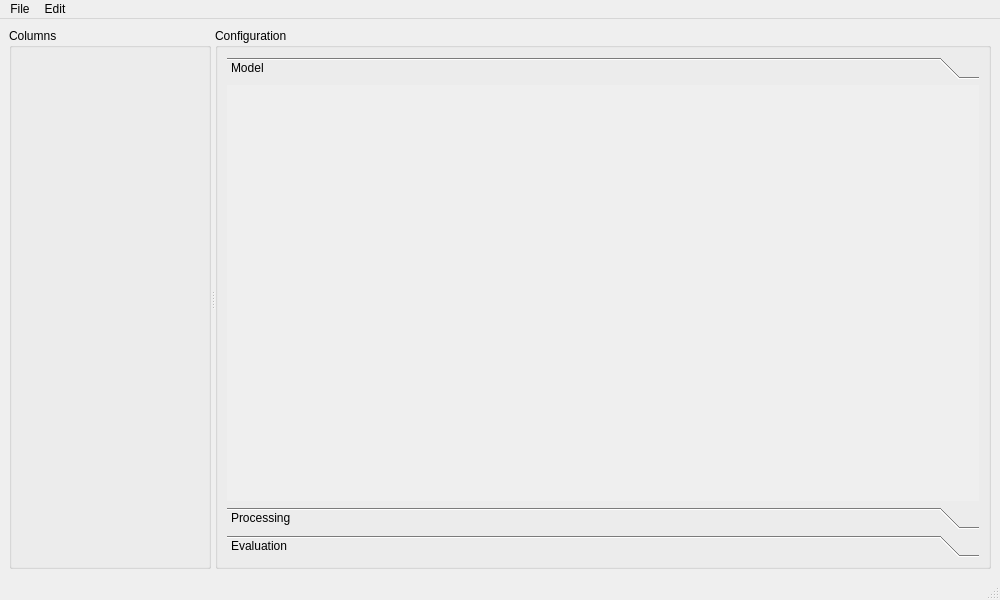
<?xml version="1.0" encoding="UTF-8"?>
<ui version="4.0">
 <class>MainWindow</class>
 <widget class="QMainWindow" name="MainWindow">
  <property name="geometry">
   <rect>
    <x>0</x>
    <y>0</y>
    <width>1000</width>
    <height>600</height>
   </rect>
  </property>
  <property name="windowTitle">
   <string>Discrete Choice Model Builder</string>
  </property>
  <property name="documentMode">
   <bool>true</bool>
  </property>
  <widget class="QWidget" name="centralwidget">
   <layout class="QVBoxLayout" name="layout_centralwidget">
    <item>
     <widget class="QSplitter" name="splitter">
      <property name="orientation">
       <enum>Qt::Horizontal</enum>
      </property>
      <widget class="QGroupBox" name="box_columns">
       <property name="title">
        <string>Columns</string>
       </property>
       <layout class="QVBoxLayout" name="layout_box_columns"/>
      </widget>
      <widget class="QGroupBox" name="box_config">
       <property name="title">
        <string>Configuration</string>
       </property>
       <layout class="QVBoxLayout" name="layout_box_config">
        <item>
         <widget class="QToolBox" name="toolbox_config">
          <property name="currentIndex">
           <number>0</number>
          </property>
          <widget class="QWidget" name="page_model">
           <property name="geometry">
            <rect>
             <x>0</x>
             <y>0</y>
             <width>722</width>
             <height>374</height>
            </rect>
           </property>
           <attribute name="label">
            <string>Model</string>
           </attribute>
           <layout class="QVBoxLayout" name="layout_page_model"/>
          </widget>
          <widget class="QWidget" name="page_process">
           <property name="geometry">
            <rect>
             <x>0</x>
             <y>0</y>
             <width>722</width>
             <height>374</height>
            </rect>
           </property>
           <attribute name="label">
            <string>Processing</string>
           </attribute>
           <layout class="QVBoxLayout" name="layout_page_process"/>
          </widget>
          <widget class="QWidget" name="page_eval">
           <property name="geometry">
            <rect>
             <x>0</x>
             <y>0</y>
             <width>722</width>
             <height>374</height>
            </rect>
           </property>
           <attribute name="label">
            <string>Evaluation</string>
           </attribute>
           <layout class="QVBoxLayout" name="layout_page_eval"/>
          </widget>
         </widget>
        </item>
       </layout>
      </widget>
     </widget>
    </item>
   </layout>
  </widget>
  <widget class="QStatusBar" name="statusbar"/>
  <widget class="QMenuBar" name="menubar">
   <property name="geometry">
    <rect>
     <x>0</x>
     <y>0</y>
     <width>1000</width>
     <height>24</height>
    </rect>
   </property>
   <widget class="QMenu" name="menu_edit">
    <property name="title">
     <string>Edit</string>
    </property>
    <addaction name="action_undo"/>
    <addaction name="action_redo"/>
    <addaction name="separator"/>
    <addaction name="action_cut"/>
    <addaction name="action_copy"/>
    <addaction name="action_paste"/>
    <addaction name="action_delete"/>
    <addaction name="separator"/>
    <addaction name="action_find"/>
    <addaction name="separator"/>
    <addaction name="action_select_all"/>
   </widget>
   <widget class="QMenu" name="menu_file">
    <property name="title">
     <string>File</string>
    </property>
    <addaction name="action_new_project"/>
    <addaction name="action_project_open"/>
    <addaction name="action_project_save"/>
    <addaction name="action_project_save_as"/>
   </widget>
   <addaction name="menu_file"/>
   <addaction name="menu_edit"/>
  </widget>
  <action name="action_copy">
   <property name="icon">
    <iconset theme="edit-copy">
     <normaloff>../../../../../../../../../../Universität/Semester/2023 SS/Veranstaltungen/Praxis der Softwareentwicklung/Projekt/Discrete Choice Model Builder/src/view/ui</normaloff>../../../../../../../../../../Universität/Semester/2023 SS/Veranstaltungen/Praxis der Softwareentwicklung/Projekt/Discrete Choice Model Builder/src/view/ui</iconset>
   </property>
   <property name="text">
    <string>Copy</string>
   </property>
   <property name="shortcut">
    <string>Ctrl+C</string>
   </property>
  </action>
  <action name="action_paste">
   <property name="icon">
    <iconset theme="edit-paste">
     <normaloff>../../../../../../../../../../Universität/Semester/2023 SS/Veranstaltungen/Praxis der Softwareentwicklung/Projekt/Discrete Choice Model Builder/src/view/ui</normaloff>../../../../../../../../../../Universität/Semester/2023 SS/Veranstaltungen/Praxis der Softwareentwicklung/Projekt/Discrete Choice Model Builder/src/view/ui</iconset>
   </property>
   <property name="text">
    <string>Paste</string>
   </property>
   <property name="shortcut">
    <string>Ctrl+V</string>
   </property>
  </action>
  <action name="action_cut">
   <property name="icon">
    <iconset theme="edit-copy">
     <normaloff>../../../../../../../../../../Universität/Semester/2023 SS/Veranstaltungen/Praxis der Softwareentwicklung/Projekt/Discrete Choice Model Builder/src/view/ui</normaloff>../../../../../../../../../../Universität/Semester/2023 SS/Veranstaltungen/Praxis der Softwareentwicklung/Projekt/Discrete Choice Model Builder/src/view/ui</iconset>
   </property>
   <property name="text">
    <string>Cut</string>
   </property>
   <property name="shortcut">
    <string>Ctrl+X</string>
   </property>
  </action>
  <action name="action_undo">
   <property name="icon">
    <iconset theme="edit-undo">
     <normaloff>../../../../../../../../../../Universität/Semester/2023 SS/Veranstaltungen/Praxis der Softwareentwicklung/Projekt/Discrete Choice Model Builder/src/view/ui</normaloff>../../../../../../../../../../Universität/Semester/2023 SS/Veranstaltungen/Praxis der Softwareentwicklung/Projekt/Discrete Choice Model Builder/src/view/ui</iconset>
   </property>
   <property name="text">
    <string>Undo</string>
   </property>
   <property name="shortcut">
    <string>Ctrl+Z</string>
   </property>
  </action>
  <action name="action_redo">
   <property name="icon">
    <iconset theme="edit-redo">
     <normaloff>../../../../../../../../../../Universität/Semester/2023 SS/Veranstaltungen/Praxis der Softwareentwicklung/Projekt/Discrete Choice Model Builder/src/view/ui</normaloff>../../../../../../../../../../Universität/Semester/2023 SS/Veranstaltungen/Praxis der Softwareentwicklung/Projekt/Discrete Choice Model Builder/src/view/ui</iconset>
   </property>
   <property name="text">
    <string>Redo</string>
   </property>
   <property name="shortcut">
    <string>Ctrl+Shift+Z</string>
   </property>
  </action>
  <action name="action_delete">
   <property name="icon">
    <iconset theme="edit-delete">
     <normaloff>../../../../../../../../../../Universität/Semester/2023 SS/Veranstaltungen/Praxis der Softwareentwicklung/Projekt/Discrete Choice Model Builder/src/view/ui</normaloff>../../../../../../../../../../Universität/Semester/2023 SS/Veranstaltungen/Praxis der Softwareentwicklung/Projekt/Discrete Choice Model Builder/src/view/ui</iconset>
   </property>
   <property name="text">
    <string>Delete</string>
   </property>
   <property name="shortcut">
    <string>Del</string>
   </property>
  </action>
  <action name="action_select_all">
   <property name="icon">
    <iconset theme="edit-select-all">
     <normaloff>../../../../../../../../../../Universität/Semester/2023 SS/Veranstaltungen/Praxis der Softwareentwicklung/Projekt/Discrete Choice Model Builder/src/view/ui</normaloff>../../../../../../../../../../Universität/Semester/2023 SS/Veranstaltungen/Praxis der Softwareentwicklung/Projekt/Discrete Choice Model Builder/src/view/ui</iconset>
   </property>
   <property name="text">
    <string>Select All</string>
   </property>
   <property name="shortcut">
    <string>Ctrl+A</string>
   </property>
  </action>
  <action name="action_find">
   <property name="icon">
    <iconset theme="edit-find">
     <normaloff>../../../../../../../../../../Universität/Semester/2023 SS/Veranstaltungen/Praxis der Softwareentwicklung/Projekt/Discrete Choice Model Builder/src/view/ui</normaloff>../../../../../../../../../../Universität/Semester/2023 SS/Veranstaltungen/Praxis der Softwareentwicklung/Projekt/Discrete Choice Model Builder/src/view/ui</iconset>
   </property>
   <property name="text">
    <string>Find</string>
   </property>
   <property name="shortcut">
    <string>Ctrl+F</string>
   </property>
  </action>
  <action name="action_new_project">
   <property name="icon">
    <iconset theme="document-new">
     <normaloff>../../../../../../../../../../Universität/Semester/2023 SS/Veranstaltungen/Praxis der Softwareentwicklung/Projekt/Discrete Choice Model Builder/src/view/ui</normaloff>../../../../../../../../../../Universität/Semester/2023 SS/Veranstaltungen/Praxis der Softwareentwicklung/Projekt/Discrete Choice Model Builder/src/view/ui</iconset>
   </property>
   <property name="text">
    <string>New Project ...</string>
   </property>
  </action>
  <action name="action_project_open">
   <property name="icon">
    <iconset theme="document-open">
     <normaloff>../../../../../../../../../../Universität/Semester/2023 SS/Veranstaltungen/Praxis der Softwareentwicklung/Projekt/Discrete Choice Model Builder/src/view/ui</normaloff>../../../../../../../../../../Universität/Semester/2023 SS/Veranstaltungen/Praxis der Softwareentwicklung/Projekt/Discrete Choice Model Builder/src/view/ui</iconset>
   </property>
   <property name="text">
    <string>Open Project ...</string>
   </property>
   <property name="shortcut">
    <string>Ctrl+O</string>
   </property>
  </action>
  <action name="action_project_save">
   <property name="icon">
    <iconset theme="document-save">
     <normaloff>../../../../../../../../../../Universität/Semester/2023 SS/Veranstaltungen/Praxis der Softwareentwicklung/Projekt/Discrete Choice Model Builder/src/view/ui</normaloff>../../../../../../../../../../Universität/Semester/2023 SS/Veranstaltungen/Praxis der Softwareentwicklung/Projekt/Discrete Choice Model Builder/src/view/ui</iconset>
   </property>
   <property name="text">
    <string>Save Project</string>
   </property>
   <property name="shortcut">
    <string>Ctrl+S</string>
   </property>
  </action>
  <action name="action_project_save_as">
   <property name="icon">
    <iconset theme="document-save-as">
     <normaloff>../../../../../../../../../../Universität/Semester/2023 SS/Veranstaltungen/Praxis der Softwareentwicklung/Projekt/Discrete Choice Model Builder/src/view/ui</normaloff>../../../../../../../../../../Universität/Semester/2023 SS/Veranstaltungen/Praxis der Softwareentwicklung/Projekt/Discrete Choice Model Builder/src/view/ui</iconset>
   </property>
   <property name="text">
    <string>Save Project As ...</string>
   </property>
   <property name="shortcut">
    <string>Ctrl+Shift+S</string>
   </property>
  </action>
 </widget>
 <resources/>
 <connections/>
</ui>
